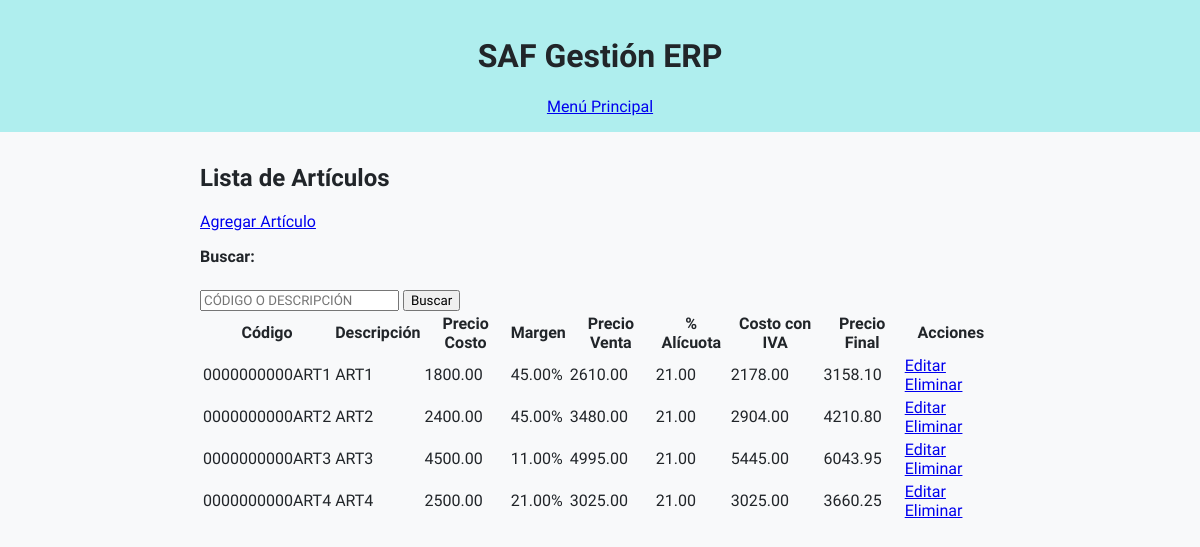
/lista/, run on an earlier commit of the app's database.
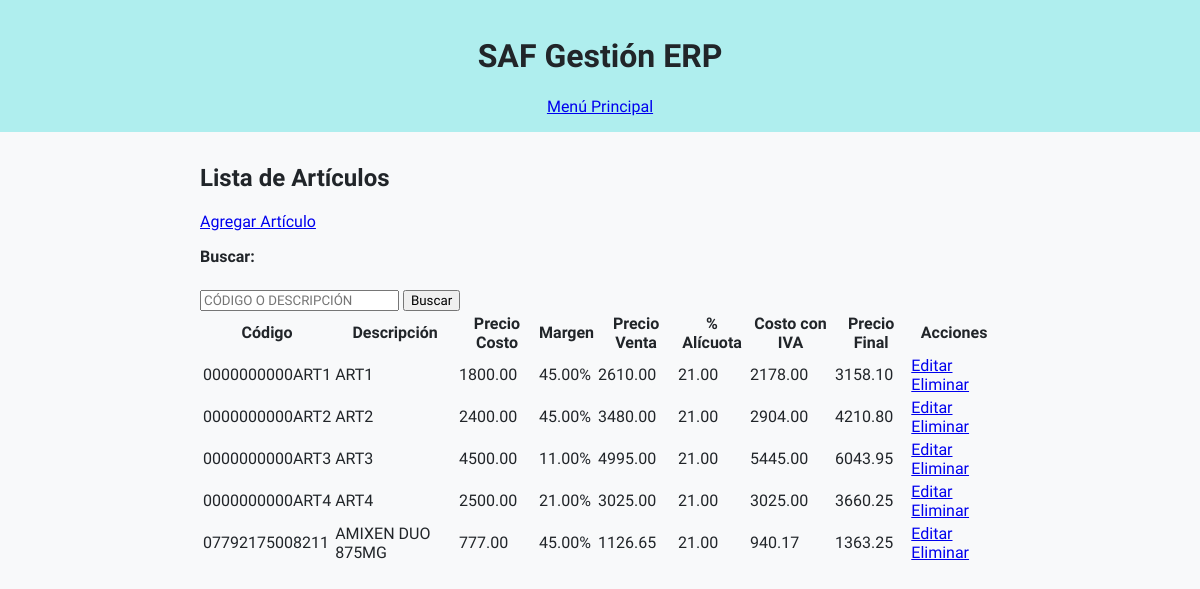
And on a later commit of the database.
### articulos/models.py (models this page shows, shortened)
class UpperCaseMixin:
    def save(self, *args, **kwargs):
        for field in self._meta.fields:
            if isinstance(field, models.CharField) and getattr(self, field.name):
                setattr(self, field.name, getattr(self, field.name).upper())
        super().save(*args, **kwargs)

class Articulo(UpperCaseMixin, models.Model):
    codart = models.CharField(
        "Código",
        max_length=14,
        unique=True,
        validators=[
            RegexValidator(
                regex=r'^[A-Z0-9]+$',
                message='Solo se permiten letras mayúsculas y números.'
            )
        ],
        help_text='14 caracteres, se completa con ceros a la izquierda.'
    )
    descrip = models.CharField("Descripción", max_length=80)
    marca = models.ForeignKey('Marca', on_delete=models.PROTECT, blank=True, null=True)
    rubro = models.ForeignKey('Rubro', on_delete=models.PROTECT, blank=True, null=True)
    subrubro = models.ForeignKey('Subrubro', on_delete=models.PROTECT, blank=True, null=True)
    precosto = models.DecimalField(
        "Precio Costo",
        max_digits=12,
        decimal_places=2,
        validators=[MinValueValidator(0)]
    )
    margen = models.DecimalField(
        "Margen %",
        max_digits=6,
        decimal_places=2,
        default=0
    )
    ncodalic = models.ForeignKey(
        'Alicuota',
        verbose_name="Código Alícuota",
        on_delete=models.PROTECT
    )
    alic = models.DecimalField(
        "% Alícuota",
        max_digits=5,
        decimal_places=2,
        editable=False,
        null=True,
        default=0
    )
    costoiva = models.DecimalField(
        "Costo con IVA",
        max_digits=12,
        decimal_places=2,
        null=True,
        default=0
    )
    preventa = models.DecimalField(
        "Precio Venta (sin IVA)",
        max_digits=12,
        decimal_places=2,
        null=True,
        default=0
    )
    prefinal = models.DecimalField(
        "Precio Final (con IVA)",
        max_digits=12,
        decimal_places=2,
        null=True,
        default=0,
        blank=True,
        validators=[MinValueValidator(0)]
    )
    modo_calculo = models.CharField(
        max_length=1,
        choices=[('C', 'Costo → Final'), ('F', 'Final → Costo')],
        default='C'
    )
    from decimal import Decimal, ROUND_HALF_UP

### articulos/views.py (the view)
# urls.py: path('lista/', views.lista_articulos, name='lista_articulos'),
def lista_articulos(request):
    articulos = Articulo.objects.all().order_by('codart')
    q = request.GET.get('q', '')
    if q:
        articulos = articulos.filter(
            Q(codart__icontains=q) |
            Q(descrip__icontains=q)
        )
    return render(request, 'articulos/lista.html', {'articulos': articulos})

### articulos/templates/articulos/lista.html (shortened to what this page needs)
{% extends "articulos/base.html" %}
{% block content %}
<h2>Lista de Artículos</h2>
<a class="btn" href="{% url 'agregar_articulo' %}">Agregar Artículo</a>
<form method="get" class="mb-3">
  <label>Buscar:</label>
  <input type="text"
       name="q"
       id="buscar"
       value="{{ query }}"
       placeholder="CÓDIGO O DESCRIPCIÓN"
       maxlength="80"
       oninput="this.value = this.value.toUpperCase();">
  <button type="submit" class="btn btn-sm btn-primary">Buscar</button>
</form>
<table>
    <thead>
        <tr>
            <th>Código</th>
            <th>Descripción</th>
            <th>Precio Costo</th>
            <th>Margen</th>
			<th>Precio Venta</th>
			<th>% Alícuota</th>
            <th>Costo con IVA</th>
            <th>Precio Final</th>
            <th>Acciones</th>
        </tr>
    </thead>
    <tbody>
        {% for articulo in articulos %}
        <tr>
            <td>{{ articulo.codart }}</td>
            <td>{{ articulo.descrip }}</td>
            <td>{{ articulo.precosto|floatformat:2 }}</td>
			<td>{{ articulo.margen|floatformat:2 }}%</td>
			<td>{{ articulo.preventa }}</td>
			<td>{{ articulo.alic }}</td>
            <td>{{ articulo.costoiva }}</td>
            <td>
				{% if articulo.prefinal %}
					{{ articulo.prefinal|floatformat:2 }}
				{% else %}
					-
				{% endif %}
			</td>
            <td>
                <a href="{% url 'modificar_articulo' articulo.id %}">Editar</a>
                <a href="{% url 'eliminar_articulo' articulo.id %}"
				   class="btn btn-danger"
				   onclick="return confirm('¿Está seguro que desea eliminar el artículo {{ articulo.descrip }}?');">
			       Eliminar
				</a>
			</td>
        </tr>
        {% empty %}
        <tr>
            <td colspan="7">No hay artículos cargados.</td>
        </tr>
        {% endfor %}
    </tbody>
</table>
{% endblock %}

What changed in the data, as far as the page shows it:
added Articulo: codart "07792175008211", descrip "AMIXEN DUO 875MG", precosto "777.00", margen "45.00", preventa "1126.65", alic "21.00", costoiva "940.17", prefinal "1363.25"
